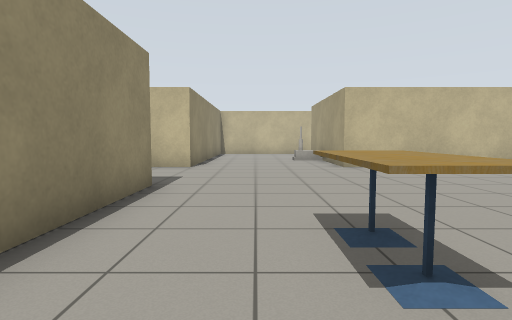
view 1 (above)

17 first-person views from a walk through a Gazebo world. The camera is 0.9 m above the floor, tilts 4° down and sees 80° across. The floor is counted in squares, 1 m on a side. Each view is taken from the middle of a square. On the plan, view 1 faces up. The plan holds only what a view shows up to about 11 squares ahead; the rest is blank. Gazebo's built-in surfaces are drawn with simple patterns. Simple shapes stand in for some stock models.

view 2
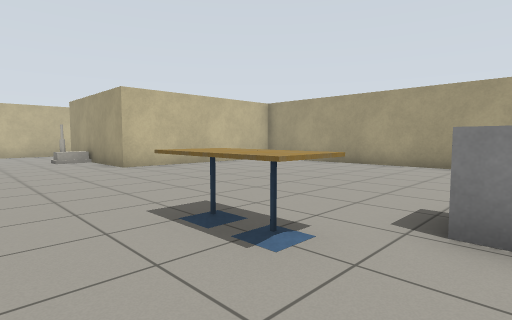

view 3
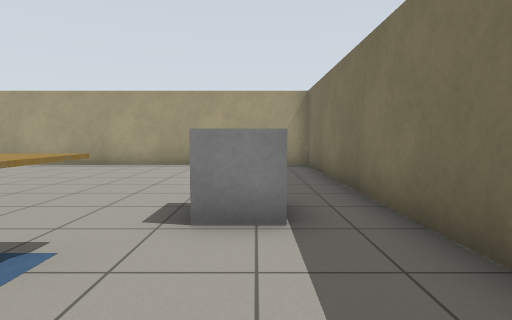

view 4
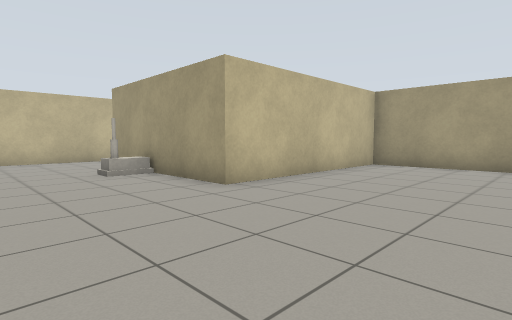

view 5
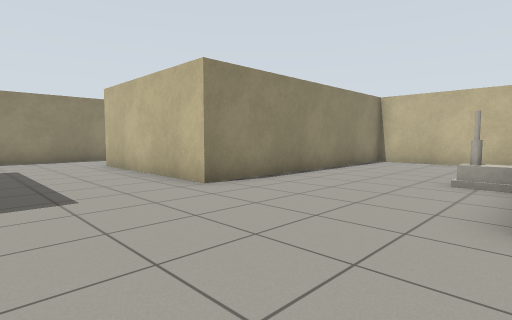

view 6
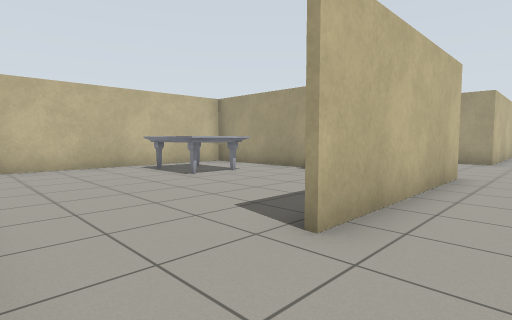

view 7
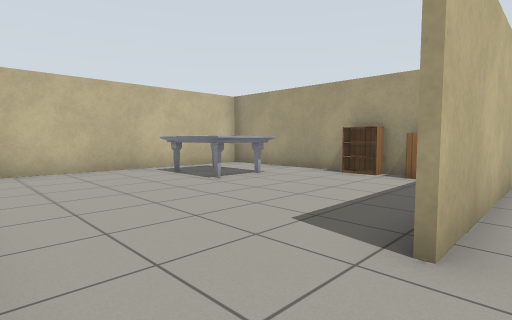

view 8
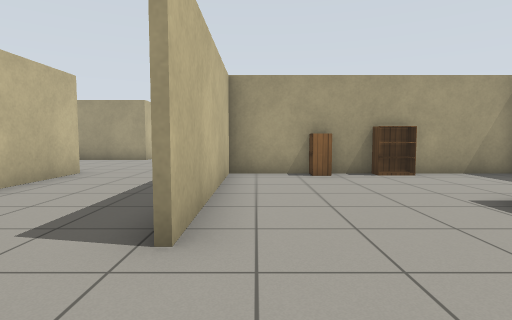

view 9
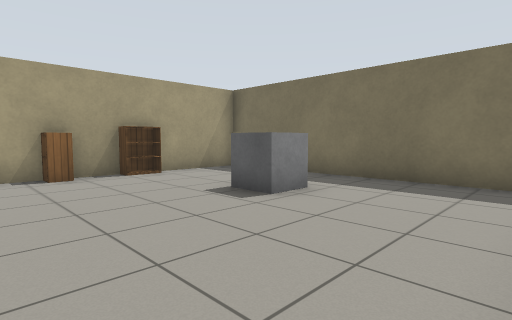

view 10
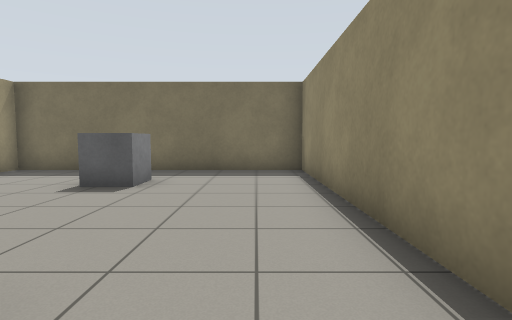

view 11
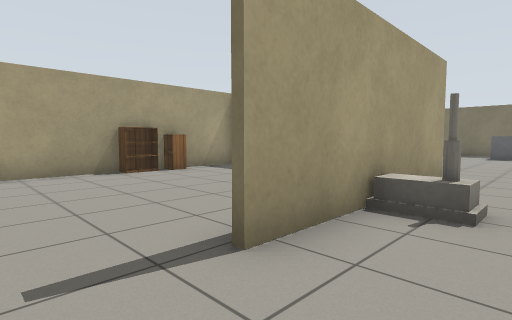

view 12
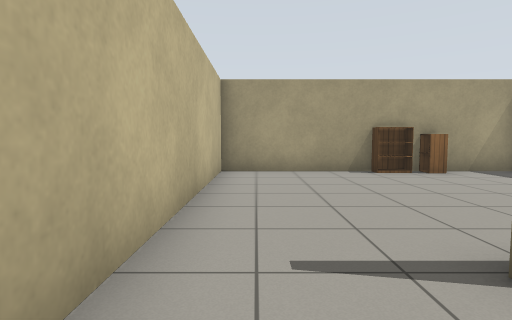

view 13
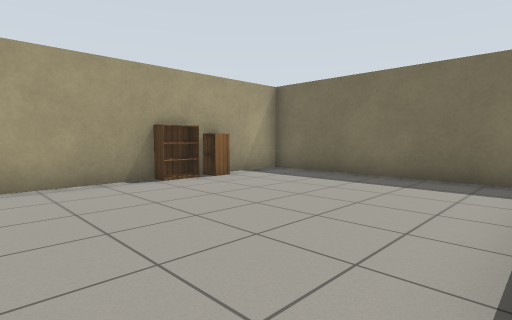

view 14
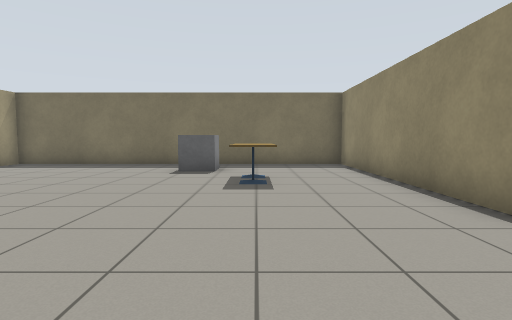

view 15
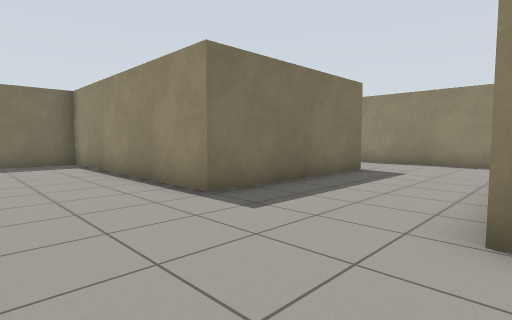

view 16
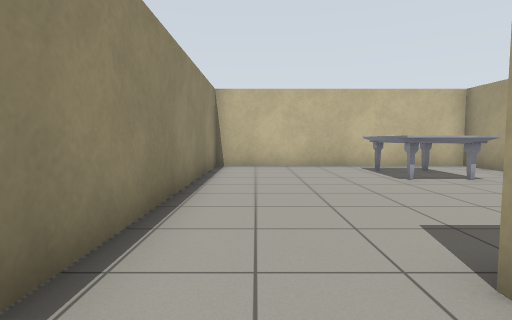

view 17
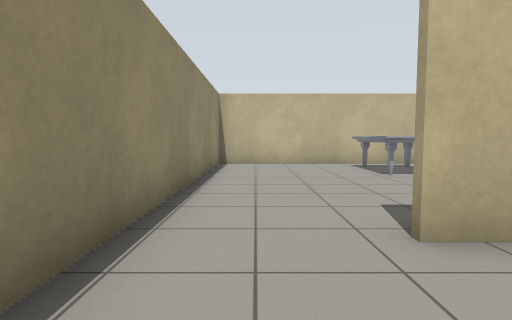

### Floor plan
Ten units are one square. View 1 is at (0, 0); x grows to the right and y downward. Boxes are objects, and circles mark ways between rooms. Rooms are numbered by the first view taken in them; rooms with no view inside come last. Other rooms are left out.
<svg viewBox="-108 -185 208 207">
<path fill="none" stroke="#000" d="M-22 -35 -22 -57 -76 -57M-22 -114 -22 -180M-20 -16 -20 17M-76 -59 -20 -59 -20 -34M-22 17 -22 -16M-20 -166 -20 -96 -76 -96M24 -180 -103 -180 -103 17 94 17 94 -96 28 -96 28 -154M94 -148 94 -180 24 -180M35 -98 94 -98 94 -114"/>
<rect x="-65" y="-15" width="10" height="10" fill="#bbb"><title>other object</title></rect>
<rect x="-65" y="-175" width="30" height="30" fill="#bbb"><title>marble table</title></rect>
<rect x="-25" y="-25" width="10" height="10" fill="#bbb"><title>bookshelf</title></rect>
<rect x="-25" y="-35" width="10" height="10" fill="#bbb"><title>cabinet</title></rect>
<rect x="-25" y="-115" width="10" height="10" fill="#bbb"><title>cabinet</title></rect>
<rect x="-25" y="-135" width="10" height="10" fill="#bbb"><title>bookshelf</title></rect>
<rect x="5" y="-25" width="10" height="10" fill="#bbb"><title>cafe table</title></rect>
<rect x="5" y="-35" width="10" height="10" fill="#bbb"><title>cafe table</title></rect>
<rect x="15" y="-5" width="20" height="10" fill="#bbb"><title>other object</title></rect>
<rect x="15" y="-135" width="10" height="10" fill="#bbb"><title>house</title></rect>
<rect x="85" y="-125" width="10" height="10" fill="#bbb"><title>cabinet</title></rect>
<rect x="85" y="-145" width="10" height="20" fill="#bbb"><title>bookshelf</title></rect>
<circle cx="30" cy="-165" r="3" fill="#2a7"/>
<text x="-10" y="-70">1</text>
<text x="60" y="-140">2</text>
</svg>
Room 1 opens to room 2.

Where each view was taken, in squares from view 1:
view 1: 0 up, 0 right, facing up
view 2: 0 up, 1 left, facing up-right
view 3: 0 up, 1 left, facing right
view 4: 5 up, 1 left, facing up-right
view 5: 6 up, 3 right, facing up-left
view 6: 8 up, 10 left, facing up-right
view 7: 9 up, 10 left, facing up-right
view 8: 5 up, 10 left, facing right
view 9: 5 up, 10 left, facing down-right
view 10: 7 up, 9 left, facing down
view 11: 17 up, 1 right, facing down-right
view 12: 17 up, 1 right, facing right
view 13: 17 up, 3 right, facing down-right
view 14: 9 up, 1 right, facing down
view 15: 10 up, 1 right, facing down-left
view 16: 8 up, 9 left, facing up
view 17: 7 up, 9 left, facing up
